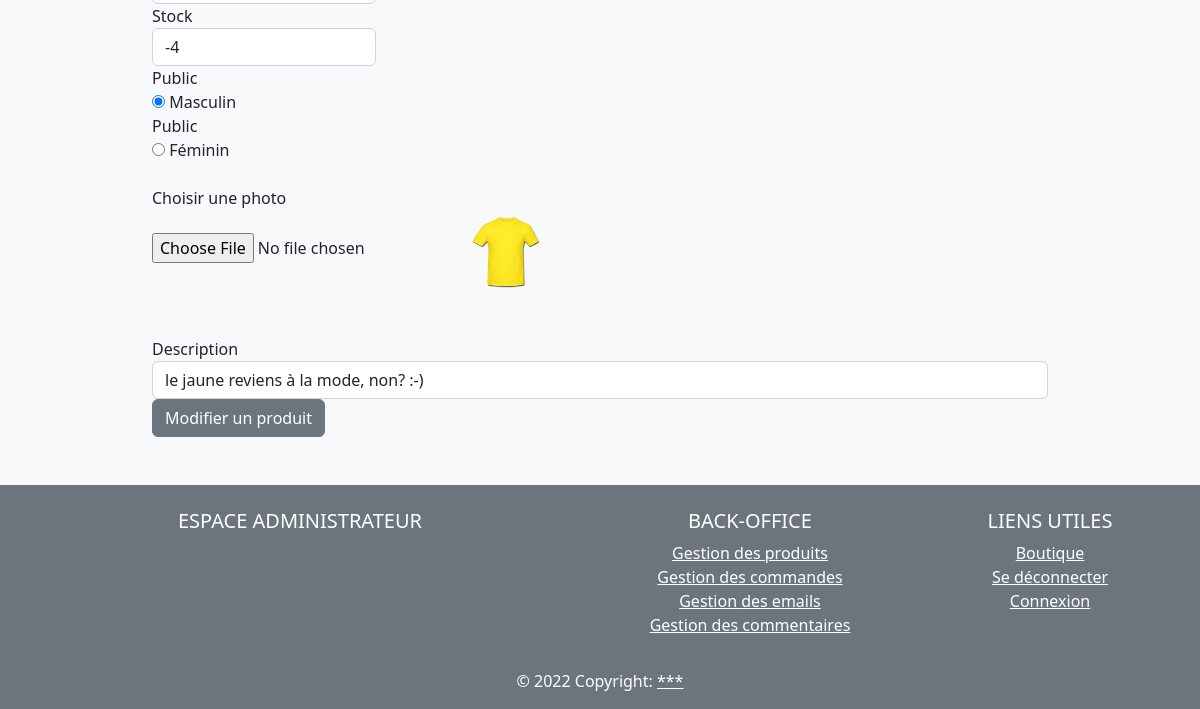
/admin/gestion_produits.php?action=modification&id_produit=4 (lower part), run on an earlier commit of the app's database.
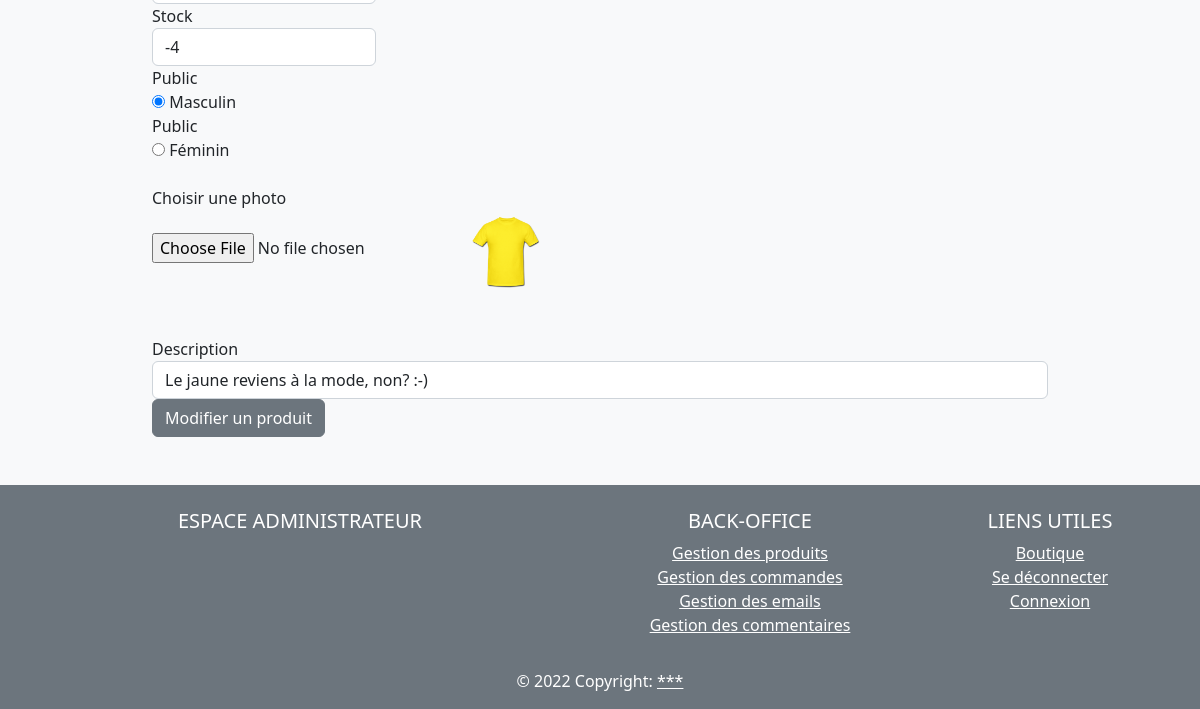
And on a later commit of the database.
### tables this page shows
CREATE TABLE `produit` (
  `id_produit` int(3) NOT NULL,
  `reference` varchar(20) NOT NULL,
  `categorie` varchar(20) NOT NULL,
  `titre` varchar(100) NOT NULL,
  `description` text NOT NULL,
  `couleur` varchar(20) NOT NULL,
  `taille` varchar(5) NOT NULL,
  `public` enum('m','f','mixte') NOT NULL,
  `photo` varchar(250) NOT NULL,
  `prix` int(3) NOT NULL,
  `stock` int(3) NOT NULL
);

### admin/gestion_produits.php (the view, shortened to what this page needs)
<?php
require_once("../inc/init.php");
    if(isset($_GET["action"]) && $_GET["action"] == "modification") {
        $r = $pdo->query("SELECT * FROM produit WHERE id_produit = '$_GET[id_produit]' ");
        $produit = $r->fetch(PDO::FETCH_ASSOC);
    }
$titre = (isset($produit)) ? $produit["titre"] : "";
$description = (isset($produit)) ? $produit["description"] : "";
$photo = (isset($produit)) ? $produit["photo"] : "";
$stock = (isset($produit)) ? $produit["stock"] : "";
require_once("inc/header.php");
?>
<form action="" method="POST" enctype="multipart/form-data">
    <div class="form-row">
        <div class="form-group col-md-3">
            <label for="stock">Stock</label>
            <input type="text" class="form-control" id="stock" name="stock" value="<?= $stock; ?>">
        </div>
        <div class="form-group col-md-2">
            <label for="public_m">Public</label>
            <div class="custom-control custom-radio">
                <input type="radio" id="public_m" name="public" class="custom-control-input" value="m" checked>
                <label class="custom-control-label" for="public_m">Masculin</label>
            </div>
            <label for="public_f">Public</label>
            <div class="custom-control custom-radio">
                <input type="radio" id="public_f" name="public" class="custom-control-input" value="f">
                <label class="custom-control-label" for="public_f">Féminin</label>
            </div>
        </div>
        <br>
        <div class="custom-file mb-5">
            <label class="custom-file-label" for="maPhoto">Choisir une photo</label>
            <br>
            <input type="file" class="custom-file-input mt-1" id="maPhoto" name="maPhoto">
            <?php if(isset($_GET["action"]) && $_GET["action"] == "modification") { ?>
                <img class="mt-1" style="width:75px" src="<?= $photo; ?>" alt="<?= $titre; ?>" title="<?= $description; ?>">
            <?php } ?>
        </div>
        <div class="form-group col-md-12">
            <label for="description">Description</label>
            <input type="text" class="form-control" id="description" name="description" value="<?= $description; ?>">
        </div>
        <?php if(isset($_GET["action"]) && $_GET["action"] == "modification") { ?>
            <button type="submit" class="btn btn-secondary" name="modifierProduit">Modifier un produit</button>
        <?php } else { ?>
            <button type="submit" class="btn btn-secondary" name="ajouterProduit">Ajouter un produit</button>
        <?php } ?>
    </div>
</form>
<?php
    require_once("inc/footer.php");
?>

What changed in the data, as far as the page shows it:
changed produit: description "le jaune reviens à la mode, non? :-)" → "Le jaune reviens à la mode, non? :-)"
